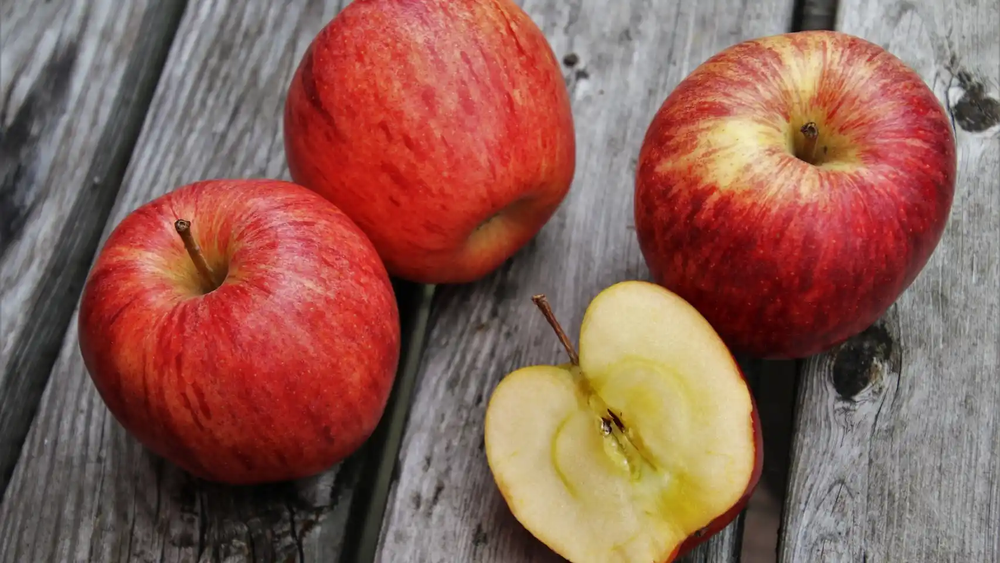
#> input picture 2023/Reconocimiento de imágenes de personas y objetos/Introducción/Introducción a VxC-20230629/manzana.png, 1000 x 563 px, shrunk from 1706 x 960 before the run, found by its file name
$ python a2-2histograma.py
#> lines starting #> are read from the running program, lines starting #| are printed output that depends on the picture
import cv2
import matplotlib.pyplot as plt

imagen = cv2.imread("manzana.png")
#> imagen is the input picture: shape (563, 1000, 3); mean B, G, R 85, 96, 141.1
imagenRGB = cv2.cvtColor(imagen, cv2.COLOR_BGR2RGB)

color = ('b','g','r')
for i,col in enumerate(color):
  histograma = cv2.calcHist([imagenRGB],[i],None,[256],[0,256])
  plt.plot(histograma ,color = col)
  plt.xlim([0,256])
plt.show()
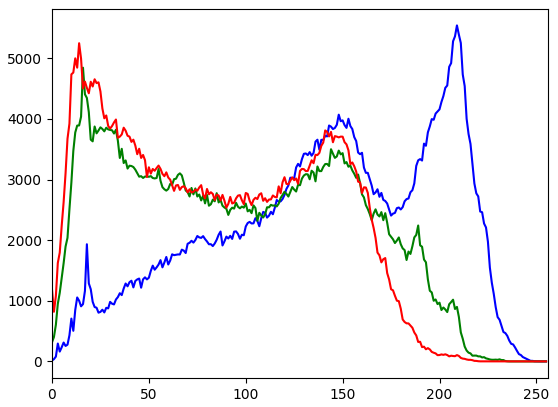
#> figure drawn by matplotlib, 1 panel; curve peaks at x = 209, y = 5544; curve peaks at x = 16, y = 4846; curve peaks at x = 14, y = 5250
